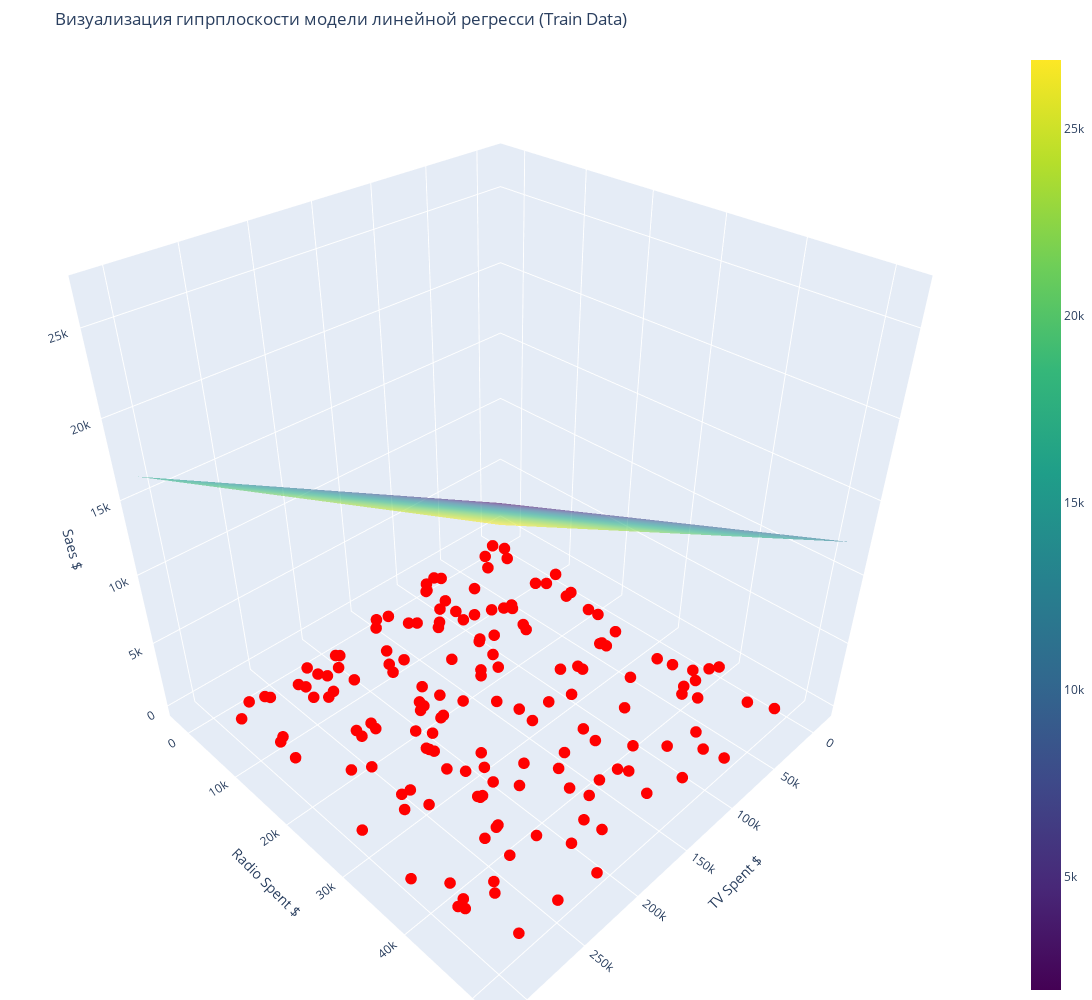

The code cell stored with this chart in its notebook:
### Code cell
fig = go.Figure()

# выборка (Train Data)
fig.add_trace(go.Scatter3d(
    x=X_train['TV'],
    y=X_train['Radio'],
    z=y_train,
    mode='markers',
    marker=dict(size=4, color='red'),
    name='Обучающая выборка'
))

# гиперплоскость
fig.add_trace(go.Surface(
    x=x1_grid_inv,
    y=x2_grid_inv,
    z=y_pred_inv,
    opacity=0.6,
    colorscale='Viridis',
    name='Гиперплоскость'
))

# добавим подписи осей
fig.update_layout(
    title='Визуализация гипрплоскости модели линейной регресси (Train Data)',
    scene=dict(
        xaxis_title='TV Spent $',
        yaxis_title='Radio Spent $',
        zaxis_title='Saes $'
    ),
    height=1000, width=1500,
    margin=dict(l=0, r=0, t=50, b=0)
)
fig.show()

### Figure 1 — Plotly figure (JSON) as saved in the notebook; plotly's stock layout.template omitted (floating-point values rounded to 4 significant figures; data arrays with more than 128 entries replaced by an {"elided": "..."} marker saying what was removed)
{"data": [{"marker": {"color": "red", "size": 4}, "mode": "markers", "name": "Обучающая выборка", "type": "scatter3d", "x": {"elided": "160 float values"}, "y": {"elided": "160 float values"}, "z": {"elided": "160 float values"}}, {"colorscale": [[0, "#440154"], [0.1111, "#482878"], [0.2222, "#3e4989"], [0.3333, "#31688e"], [0.4444, "#26828e"], [0.5556, "#1f9e89"], [0.6667, "#35b779"], [0.7778, "#6ece58"], [0.8889, "#b5de2b"], [1, "#fde725"]], "name": "Гиперплоскость", "opacity": 0.6, "type": "surface", "x": {"elided": "40x40 float values"}, "y": {"elided": "40x40 float values"}, "z": {"elided": "40x40 float values"}}], "layout": {"height": 1000, "margin": {"b": 0, "l": 0, "r": 0, "t": 50}, "scene": {"xaxis": {"title": {"text": "TV Spent $"}}, "yaxis": {"title": {"text": "Radio Spent $"}}, "zaxis": {"title": {"text": "Saes $"}}}, "title": {"text": "Визуализация гипрплоскости модели линейной регресси (Train Data)"}, "width": 1500}}
